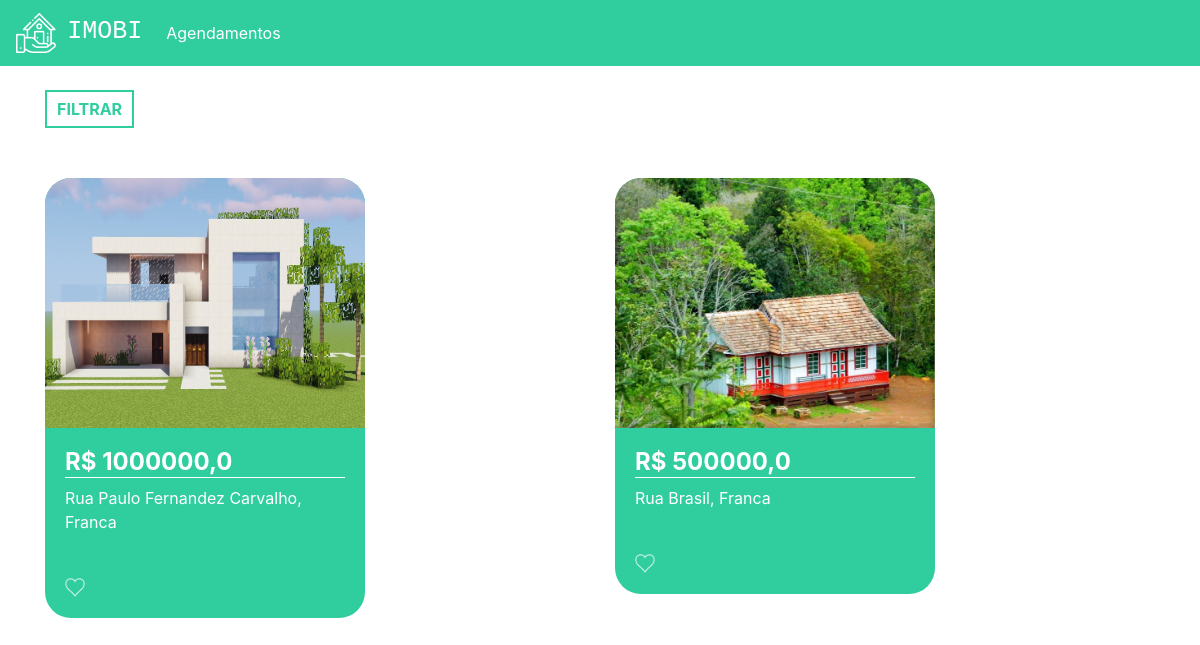
The app's page / (signed in) with its own data.
### innerpages/models.py (models this page shows, shortened)
class Immobile(models.Model):
    choices = (('S', 'Sale'),
               ('R', 'Rent'))
    choices_immobile = (('A', 'Apartment'),
                        ('H', 'Home'))
    images = models.ManyToManyField(Image)
    value = models.FloatField()
    rooms = models.IntegerField()
    size = models.FloatField()
    city = models.ForeignKey(City, on_delete=models.DO_NOTHING)
    street = models.CharField(max_length=50)
    type = models.CharField(max_length=1, choices=choices)
    type_immobile = models.CharField(max_length=1, choices=choices_immobile)
    number = models.IntegerField()
    description = models.TextField()
    visiting_days = models.ManyToManyField(VisitingDays)
    times = models.ManyToManyField(Time)

class Image(models.Model):
    img = models.ImageField(upload_to='img')

class City(models.Model):
    name = models.CharField(max_length=30)
    def __str__(self) -> str:
        return self.name

### innerpages/views.py (the view)
# urls.py: path('', views.home, name="home"),
@login_required(login_url='/auth/logar/')
def home(request) -> HttpResponse:
    min_value = request.GET.get('min')
    max_value = request.GET.get('max')
    city = request.GET.get('city')
    types = request.GET.getlist('type')
    cities = City.objects.all()
    if min_value or max_value or city or types:
        if not min_value:
            min_value = 0
        if not max_value:
            max_value = 99999999999999999
        if not types:
            types = ['A', 'H']
        immobiles = Immobile.objects \
            .filter(value__gte=min_value) \
            .filter(value__lte=max_value) \
            .filter(type_immobile__in=types)
        if int(city) != 0:
            immobiles = immobiles.filter(city=city)
    else:
        immobiles = Immobile.objects.all()
    return render(request, 'home.html', {'immobiles': immobiles, 'cities': cities})

### templates/home.html (shortened to what this page needs)
{% extends 'base.html' %}
{% load static %}
{% block head %}
    <link rel="stylesheet" href="{% static 'innerpages/css/home.css' %}">
{% endblock %}
{% block body %}
    <div class="container">
        <br>
        <button type="button" class="btn_filtrar" data-toggle="modal"
                data-target="#exampleModal">
            FILTRAR
        </button>
        <div class="row">
            {% for immobile in immobiles %}
                <div class="col-md cont">
                    <div class="card_imovel">
                        <img class="img_capa_imovel" src="{{ immobile.images.all.0.img.url }}" alt="Imovel">
                        <div class="informacoes_imoveis">
                            <a class="a_none" href="{% url 'immobile' immobile.id %}"><h4 class="valor">R$ {{ immobile.value }}</h4></a>
                            <p>{{ immobile.street }}, {{ immobile.city }}</p>
                            <br>
                            <img width="7%" src="{% static 'innerpages/img/heart.png' %}" alt="Heart">
                        </div>
                    </div>
                </div>
            {% endfor %}
        </div>
    </div>
{% endblock %}

### templates/static/innerpages/css/home.css (style rules this page uses)
body { padding-bottom: 50px; }
.card_imovel { background-color: #30CD9E; width: 20rem; margin-top: 50px; border-radius: 26px; }
.img_capa_imovel { width: 100%; border-top-left-radius: 26px; border-top-right-radius: 26px; height: 250px; }
.informacoes_imoveis { padding: 20px; color: white; }
.valor { font-weight: bold; border-bottom: 1px solid white; }
.btn_filtrar { border: none; background-color: transparent; border: 2px solid #30CD9E; color: #30CD9E; padding: 5px 10px 5px 10px; font-weight: bold; }
.a_none { color: white; }

### records on screen
Immobile: images.all.0.img (placeholder picture), value "1000000,0", street "Rua Paulo Fernandez Carvalho", city "Franca"
Immobile: images.all.0.img (picture), value "500000,0", street "Rua Brasil", city "Franca"
